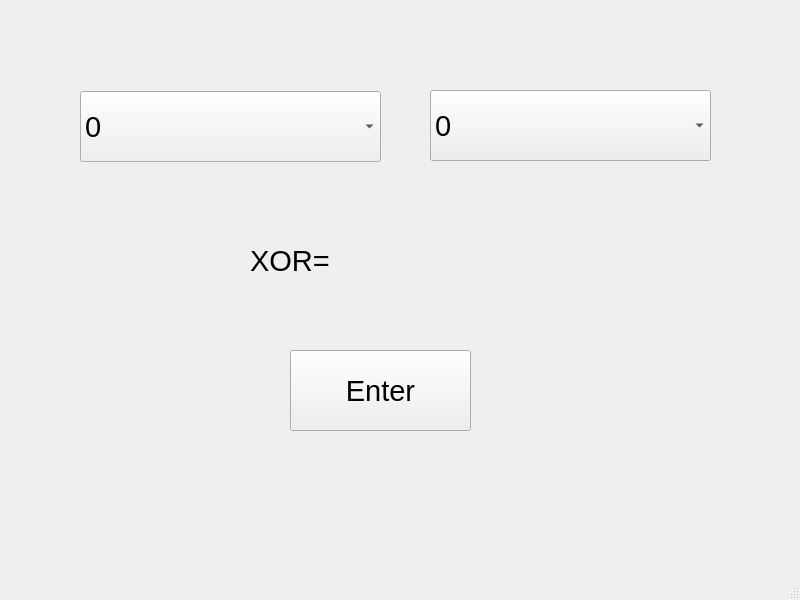
<?xml version="1.0" encoding="UTF-8"?>
<ui version="4.0">
 <class>MainWindow</class>
 <widget class="QMainWindow" name="MainWindow">
  <property name="geometry">
   <rect>
    <x>0</x>
    <y>0</y>
    <width>800</width>
    <height>600</height>
   </rect>
  </property>
  <property name="windowTitle">
   <string>MainWindow</string>
  </property>
  <widget class="QWidget" name="centralwidget">
   <widget class="QComboBox" name="comboBox">
    <property name="geometry">
     <rect>
      <x>80</x>
      <y>91</y>
      <width>301</width>
      <height>71</height>
     </rect>
    </property>
    <property name="font">
     <font>
      <pointsize>22</pointsize>
     </font>
    </property>
    <item>
     <property name="text">
      <string>0</string>
     </property>
    </item>
    <item>
     <property name="text">
      <string>1</string>
     </property>
    </item>
   </widget>
   <widget class="QComboBox" name="comboBox_2">
    <property name="geometry">
     <rect>
      <x>430</x>
      <y>90</y>
      <width>281</width>
      <height>71</height>
     </rect>
    </property>
    <property name="font">
     <font>
      <pointsize>22</pointsize>
     </font>
    </property>
    <item>
     <property name="text">
      <string>0</string>
     </property>
    </item>
    <item>
     <property name="text">
      <string>1</string>
     </property>
    </item>
   </widget>
   <widget class="QLabel" name="label">
    <property name="geometry">
     <rect>
      <x>250</x>
      <y>220</y>
      <width>291</width>
      <height>81</height>
     </rect>
    </property>
    <property name="font">
     <font>
      <pointsize>22</pointsize>
     </font>
    </property>
    <property name="text">
     <string>XOR=</string>
    </property>
   </widget>
   <widget class="QPushButton" name="pushButton">
    <property name="geometry">
     <rect>
      <x>290</x>
      <y>350</y>
      <width>181</width>
      <height>81</height>
     </rect>
    </property>
    <property name="font">
     <font>
      <pointsize>22</pointsize>
     </font>
    </property>
    <property name="text">
     <string>Enter</string>
    </property>
   </widget>
  </widget>
  <widget class="QMenuBar" name="menubar">
   <property name="geometry">
    <rect>
     <x>0</x>
     <y>0</y>
     <width>800</width>
     <height>26</height>
    </rect>
   </property>
  </widget>
  <widget class="QStatusBar" name="statusbar"/>
 </widget>
 <resources/>
 <connections/>
</ui>
